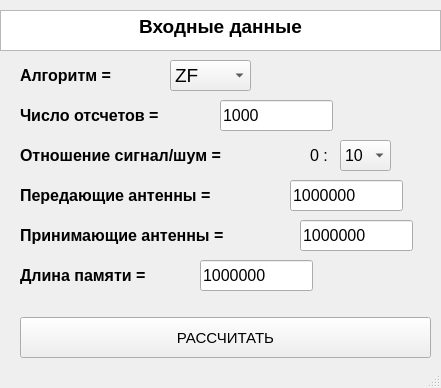
<?xml version="1.0" encoding="UTF-8"?>
<ui version="4.0">
 <class>MainWindow</class>
 <widget class="QMainWindow" name="MainWindow">
  <property name="geometry">
   <rect>
    <x>0</x>
    <y>0</y>
    <width>441</width>
    <height>388</height>
   </rect>
  </property>
  <property name="windowTitle">
   <string>MainWindow</string>
  </property>
  <widget class="QWidget" name="centralwidget">
   <widget class="QTextBrowser" name="textBrowser_2">
    <property name="geometry">
     <rect>
      <x>0</x>
      <y>10</y>
      <width>441</width>
      <height>41</height>
     </rect>
    </property>
    <property name="html">
     <string>&lt;!DOCTYPE HTML PUBLIC &quot;-//W3C//DTD HTML 4.0//EN&quot; &quot;http://www.w3.org/TR/REC-html40/strict.dtd&quot;&gt;
&lt;html&gt;&lt;head&gt;&lt;meta name=&quot;qrichtext&quot; content=&quot;1&quot; /&gt;&lt;style type=&quot;text/css&quot;&gt;
p, li { white-space: pre-wrap; }
&lt;/style&gt;&lt;/head&gt;&lt;body style=&quot; font-family:'MS Shell Dlg 2'; font-size:7.8pt; font-weight:400; font-style:normal;&quot;&gt;
&lt;p align=&quot;center&quot; style=&quot; margin-top:0px; margin-bottom:0px; margin-left:0px; margin-right:0px; -qt-block-indent:0; text-indent:0px;&quot;&gt;&lt;span style=&quot; font-size:14pt; font-weight:600;&quot;&gt;Входные данные&lt;/span&gt;&lt;/p&gt;&lt;/body&gt;&lt;/html&gt;</string>
    </property>
   </widget>
   <widget class="QComboBox" name="comboBox">
    <property name="geometry">
     <rect>
      <x>170</x>
      <y>60</y>
      <width>81</width>
      <height>31</height>
     </rect>
    </property>
    <property name="font">
     <font>
      <pointsize>14</pointsize>
      <weight>50</weight>
      <italic>false</italic>
      <bold>false</bold>
      <underline>false</underline>
      <strikeout>false</strikeout>
      <kerning>true</kerning>
     </font>
    </property>
    <item>
     <property name="text">
      <string>ZF</string>
     </property>
    </item>
    <item>
     <property name="text">
      <string>MMSE</string>
     </property>
    </item>
   </widget>
   <widget class="QLabel" name="algoritm">
    <property name="geometry">
     <rect>
      <x>20</x>
      <y>60</y>
      <width>131</width>
      <height>31</height>
     </rect>
    </property>
    <property name="font">
     <font>
      <pointsize>12</pointsize>
      <weight>75</weight>
      <bold>true</bold>
     </font>
    </property>
    <property name="text">
     <string>Алгоритм =</string>
    </property>
   </widget>
   <widget class="QLabel" name="num_of_counts">
    <property name="geometry">
     <rect>
      <x>20</x>
      <y>100</y>
      <width>181</width>
      <height>31</height>
     </rect>
    </property>
    <property name="font">
     <font>
      <pointsize>12</pointsize>
      <weight>75</weight>
      <bold>true</bold>
     </font>
    </property>
    <property name="text">
     <string>Число отсчетов =</string>
    </property>
   </widget>
   <widget class="QLineEdit" name="lineEdit">
    <property name="geometry">
     <rect>
      <x>220</x>
      <y>100</y>
      <width>113</width>
      <height>31</height>
     </rect>
    </property>
    <property name="font">
     <font>
      <pointsize>12</pointsize>
      <weight>50</weight>
      <bold>false</bold>
     </font>
    </property>
    <property name="text">
     <string>1000</string>
    </property>
    <property name="frame">
     <bool>true</bool>
    </property>
   </widget>
   <widget class="QLabel" name="SNR">
    <property name="geometry">
     <rect>
      <x>20</x>
      <y>140</y>
      <width>281</width>
      <height>31</height>
     </rect>
    </property>
    <property name="font">
     <font>
      <pointsize>12</pointsize>
      <weight>75</weight>
      <bold>true</bold>
     </font>
    </property>
    <property name="acceptDrops">
     <bool>false</bool>
    </property>
    <property name="autoFillBackground">
     <bool>false</bool>
    </property>
    <property name="lineWidth">
     <number>1</number>
    </property>
    <property name="text">
     <string>Отношение сигнал/шум =</string>
    </property>
    <property name="textFormat">
     <enum>Qt::AutoText</enum>
    </property>
    <property name="scaledContents">
     <bool>false</bool>
    </property>
    <property name="wordWrap">
     <bool>true</bool>
    </property>
   </widget>
   <widget class="QLabel" name="send_anten">
    <property name="geometry">
     <rect>
      <x>20</x>
      <y>180</y>
      <width>281</width>
      <height>31</height>
     </rect>
    </property>
    <property name="font">
     <font>
      <pointsize>12</pointsize>
      <weight>75</weight>
      <bold>true</bold>
     </font>
    </property>
    <property name="text">
     <string>Передающие антенны =</string>
    </property>
   </widget>
   <widget class="QLabel" name="input_anten">
    <property name="geometry">
     <rect>
      <x>20</x>
      <y>220</y>
      <width>271</width>
      <height>31</height>
     </rect>
    </property>
    <property name="font">
     <font>
      <pointsize>12</pointsize>
      <weight>75</weight>
      <bold>true</bold>
     </font>
    </property>
    <property name="text">
     <string>Принимающие антенны =</string>
    </property>
   </widget>
   <widget class="QLabel" name="len_anten">
    <property name="geometry">
     <rect>
      <x>20</x>
      <y>260</y>
      <width>271</width>
      <height>31</height>
     </rect>
    </property>
    <property name="font">
     <font>
      <pointsize>12</pointsize>
      <weight>75</weight>
      <bold>true</bold>
     </font>
    </property>
    <property name="text">
     <string>Длина памяти =</string>
    </property>
   </widget>
   <widget class="QLineEdit" name="lineEdit_3">
    <property name="geometry">
     <rect>
      <x>290</x>
      <y>180</y>
      <width>113</width>
      <height>31</height>
     </rect>
    </property>
    <property name="font">
     <font>
      <pointsize>12</pointsize>
      <weight>50</weight>
      <bold>false</bold>
     </font>
    </property>
    <property name="text">
     <string>1000000</string>
    </property>
   </widget>
   <widget class="QLineEdit" name="lineEdit_4">
    <property name="geometry">
     <rect>
      <x>300</x>
      <y>220</y>
      <width>113</width>
      <height>31</height>
     </rect>
    </property>
    <property name="font">
     <font>
      <pointsize>12</pointsize>
      <weight>50</weight>
      <bold>false</bold>
     </font>
    </property>
    <property name="text">
     <string>1000000</string>
    </property>
   </widget>
   <widget class="QLineEdit" name="lineEdit_5">
    <property name="geometry">
     <rect>
      <x>200</x>
      <y>260</y>
      <width>113</width>
      <height>31</height>
     </rect>
    </property>
    <property name="font">
     <font>
      <pointsize>12</pointsize>
      <weight>50</weight>
      <bold>false</bold>
     </font>
    </property>
    <property name="text">
     <string>1000000</string>
    </property>
   </widget>
   <widget class="QPushButton" name="processButton">
    <property name="enabled">
     <bool>true</bool>
    </property>
    <property name="geometry">
     <rect>
      <x>20</x>
      <y>317</y>
      <width>411</width>
      <height>41</height>
     </rect>
    </property>
    <property name="font">
     <font>
      <pointsize>11</pointsize>
      <weight>50</weight>
      <italic>false</italic>
      <bold>false</bold>
      <underline>false</underline>
     </font>
    </property>
    <property name="text">
     <string>РАССЧИТАТЬ</string>
    </property>
   </widget>
   <widget class="QWidget" name="widget" native="true">
    <property name="geometry">
     <rect>
      <x>470</x>
      <y>60</y>
      <width>541</width>
      <height>301</height>
     </rect>
    </property>
   </widget>
   <widget class="QComboBox" name="comboBox_2">
    <property name="geometry">
     <rect>
      <x>340</x>
      <y>140</y>
      <width>51</width>
      <height>31</height>
     </rect>
    </property>
    <property name="font">
     <font>
      <pointsize>12</pointsize>
      <weight>50</weight>
      <bold>false</bold>
     </font>
    </property>
    <item>
     <property name="text">
      <string>10</string>
     </property>
    </item>
    <item>
     <property name="text">
      <string>15</string>
     </property>
    </item>
    <item>
     <property name="text">
      <string>20</string>
     </property>
    </item>
    <item>
     <property name="text">
      <string>25</string>
     </property>
    </item>
   </widget>
   <widget class="QLabel" name="SNR_2">
    <property name="geometry">
     <rect>
      <x>310</x>
      <y>140</y>
      <width>31</width>
      <height>31</height>
     </rect>
    </property>
    <property name="font">
     <font>
      <pointsize>12</pointsize>
      <weight>50</weight>
      <bold>false</bold>
     </font>
    </property>
    <property name="acceptDrops">
     <bool>false</bool>
    </property>
    <property name="autoFillBackground">
     <bool>false</bool>
    </property>
    <property name="lineWidth">
     <number>1</number>
    </property>
    <property name="text">
     <string>0 :</string>
    </property>
    <property name="textFormat">
     <enum>Qt::AutoText</enum>
    </property>
    <property name="scaledContents">
     <bool>false</bool>
    </property>
    <property name="wordWrap">
     <bool>true</bool>
    </property>
   </widget>
  </widget>
  <widget class="QStatusBar" name="statusbar"/>
 </widget>
 <resources/>
 <connections/>
</ui>
